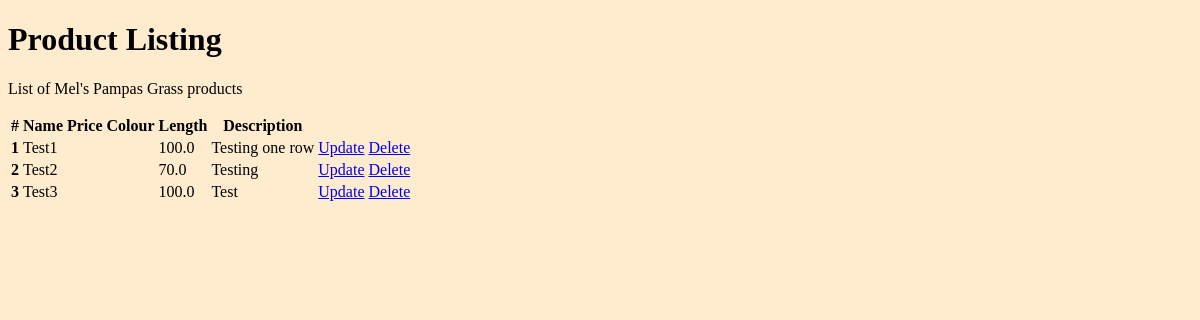
Before: /products/ with the older database file.
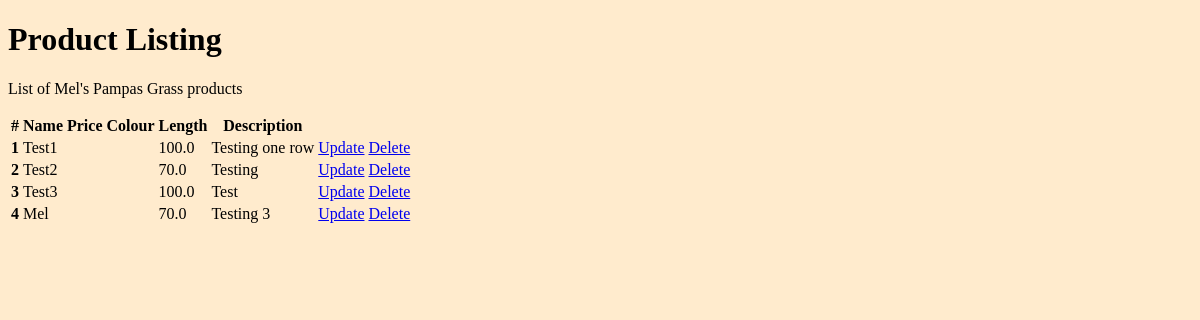
After: the same page with the newer database file.
### products/models.py (models this page shows, shortened)
class Product(models.Model):
    name = models.CharField(blank=False, max_length=255)
    product_type = models.ForeignKey(ProductType, on_delete=models.CASCADE)
    price = models.DecimalField(
        blank=False, max_digits=19, decimal_places=2)
    colour = models.ForeignKey(Colour, on_delete=models.CASCADE)
    length = models.FloatField(blank=False)
    desc = models.TextField(blank=False)
    quantity = models.IntegerField(blank=False)

### products/views.py (the view)
# urls.py: path('products/', products.views.show_products,
def show_products(request):
    products = Product.objects.all()
    return render(request, 'products/show-products.template.html', {
        'products': products
    })

### products/templates/products/show-products.template.html (shortened to what this page needs)
{% load static %}
<!DOCTYPE html>
<html lang="en">
<head>
    <link rel="stylesheet" href="{% static 'style.css' %}">
</head>
<body>
    <h1>Product Listing</h1>
    <p>
        List of Mel's Pampas Grass products
    </p>
    <table class="table">
        <thead>
            <tr>
                <th scope="col">#</th>
                <th scope="col">Name</th>
                <th scope="col">Price</th>
                <th scope="col">Colour</th>
                <th scope="col">Length</th>
                <th scope="col">Description</th>
                <th scope="col"></th>
                <th scope="col"></th>
            </tr>
        </thead>
        <tbody>
            {% for product in products %}
            <tr>
                <th scope="row">{{product.id}}</th>
                <td>{{product.name}}</td>
                <td>{{product.price_in_cents}}</td>
                <td>{{product.colour}}</td>
                <td>{{product.length}}</td>
                <td>{{product.desc}}</td>
                <td><a href="{% url 'update_product_route' product_id=product.id %}">Update</a></td>
                <td><a href="{% url 'delete_product_route' product_id=product.id %}">Delete</a></td>
            </tr>
            {% endfor %}
        </tbody>
    </table>
</body>
</html>

### static/style.css (style rules this page uses)
body { background-color:blanchedalmond; }

Changed rows visible on the page:
added Product: id "4", name "Mel", length "70.0", desc "Testing 3"
